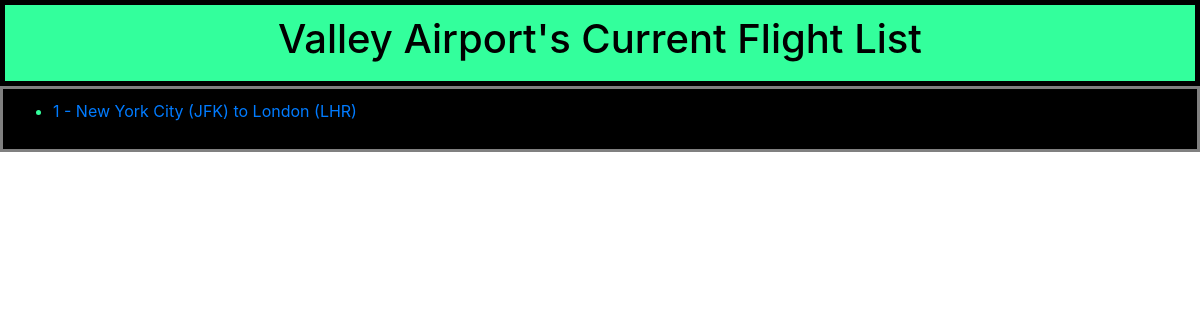
The app's page /, older data.
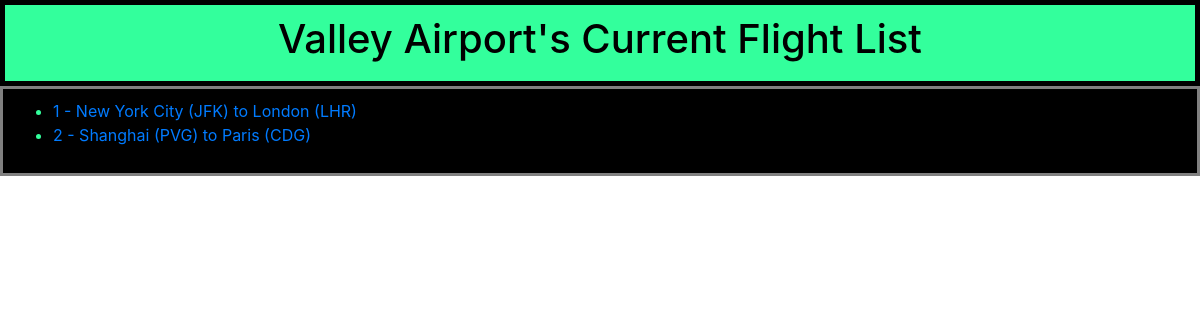
The same page, newer data.
### hello/models.py (models this page shows)
class Flight(models.Model):
    origin = models.ForeignKey(Airport, on_delete=models.CASCADE, related_name="departures")
    destination = models.ForeignKey(Airport, on_delete=models.CASCADE, related_name="arrivals")
    duration = models.IntegerField()
    def __str__(self):
        return f"{self.id} - {self.origin} to {self.destination}"

class Airport(models.Model):
    code = models.CharField(max_length=3)
    city = models.CharField(max_length=64)
    def __str__(self):
        return f"{self.city} ({self.code})"

### hello/views.py (the view)
# urls.py: path("", views.index, name="index"),
def index(request):
    context = {
            "flights": Flight.objects.all()
    }
    return render(request, "hello/index.html", context)

### hello/templates/hello/index.html (shortened to what this page needs)
{% extends "hello/base.html" %}
{% block body %}
      <div class="text-center">
        <h1>Valley Airport's Current Flight List</h1>
      </div>
      <div class="text-center-2">
        <ul>
            {% for flight in flights %}
                <li>
                  <a href="{% url 'flight' flight.id %}">{{ flight }}</a>
                </li>
            {% endfor %}
        </ul>
      </div>
{% endblock %}

Row changes from the older to the newer data that the page shows:
added Flight: id+origin+destination "2 - Shanghai (PVG) to Paris (CDG)"
